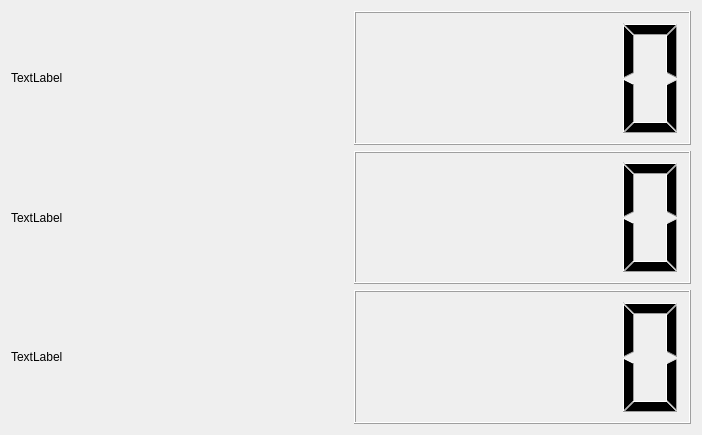
<?xml version="1.0" encoding="UTF-8"?>
<ui version="4.0">
 <class>position_widget</class>
 <widget class="QWidget" name="position_widget">
  <property name="geometry">
   <rect>
    <x>0</x>
    <y>0</y>
    <width>702</width>
    <height>435</height>
   </rect>
  </property>
  <property name="windowTitle">
   <string>Form</string>
  </property>
  <layout class="QGridLayout" name="gridLayout">
   <item row="0" column="0">
    <layout class="QHBoxLayout" name="horizontalLayout">
     <item>
      <layout class="QVBoxLayout" name="pos_label_lt">
       <item>
        <widget class="QLabel" name="dest_label">
         <property name="text">
          <string>TextLabel</string>
         </property>
        </widget>
       </item>
       <item>
        <widget class="QLabel" name="pos_label">
         <property name="text">
          <string>TextLabel</string>
         </property>
        </widget>
       </item>
       <item>
        <widget class="QLabel" name="old_post_label">
         <property name="text">
          <string>TextLabel</string>
         </property>
        </widget>
       </item>
      </layout>
     </item>
     <item>
      <layout class="QVBoxLayout" name="pos_indicator_lt">
       <item>
        <widget class="QLCDNumber" name="destination"/>
       </item>
       <item>
        <widget class="QLCDNumber" name="position"/>
       </item>
       <item>
        <widget class="QLCDNumber" name="old_position"/>
       </item>
      </layout>
     </item>
    </layout>
   </item>
  </layout>
 </widget>
 <resources/>
 <connections/>
</ui>
